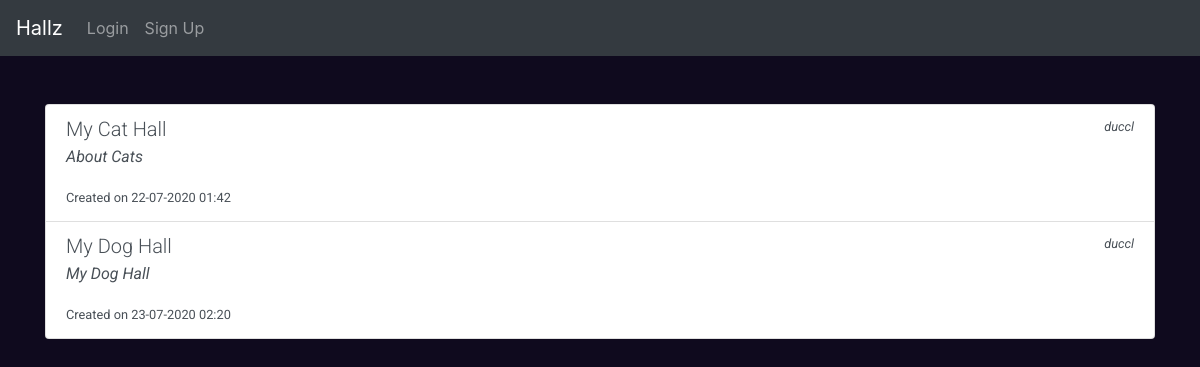
The page / on the database its author committed.
### halls/models.py (models this page shows, shortened)
class Hall(models.Model):
    author = models.ForeignKey('auth.user',on_delete=models.CASCADE)
    title = models.CharField(max_length=100)
    description = models.CharField(max_length=100,default='')
    creation_date = models.DateTimeField(auto_now=True)

### halls/views.py (the view)
# urls.py: path('',HallsView.as_view(),name='home'),
class HallsView(ListView):
    template_name = "halls/home.html"
    login_url = login_url
    model = Hall
    context_object_name = 'halls'
    def get_context_data(self, **kwargs):
        context = super().get_context_data(**kwargs)
        context["title"] = "All Halls"
        return context

### halls/templates/halls/home.html
{% extends './base.html' %}
{% block content_section%}
<div class="container roboto margin-top-md color-white">
    {% if halls %}
    <div class="list-group">
        {%for hall in halls%}
        <a href="{% url 'halls:hall' hall_id=hall.id %}" class="list-group-item list-group-item-action">
            <div class="d-flex w-100 justify-content-between">
                <h5 class="mb-1 font-weight-light">{{hall.title}}</h5>
                <small class="mb-1 font-italic">{{hall.author}}</small>
            </div>
            <p class="font-italic">{{hall.description | safe}}</p>
            <small>Created on {{hall.creation_date| date:"d-m-Y h:i"}}</small>
        </a>
        {%endfor%}
    </div>
    {% else %}
        <h2>No halls</h2>
    {% endif %}
</div>
{%endblock%}

### accounts/static/accounts/css/style.css (style rules this page uses)
*, body { padding: 0px; -webkit-box-sizing: border-box; box-sizing: border-box; }
body { background-color: #0F0A1E; }
.roboto { font-family: 'Roboto',sans-serif; }
.color-white { color: white; }
.margin-top-md { margin-top: 3em; }

### rows shown on the page
Hall: title "My Cat Hall", author "duccl", description "About Cats", creation_date "22-07-2020 01:42"
Hall: title "My Dog Hall", author "duccl", description "My Dog Hall", creation_date "23-07-2020 02:20"
